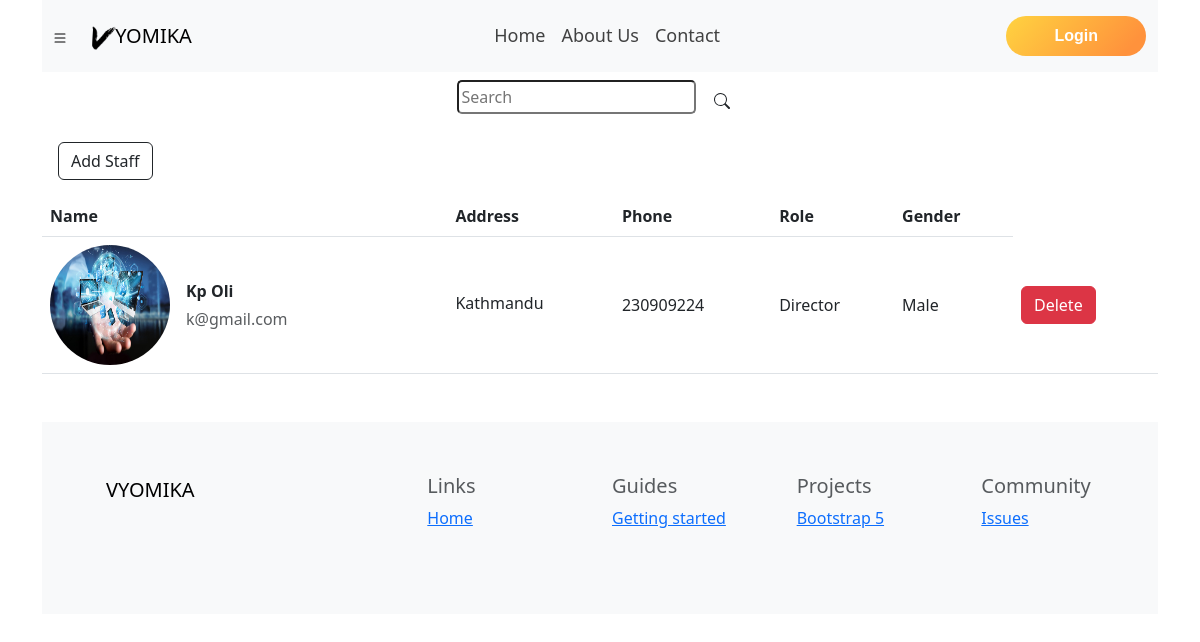
/management/staff/, run on the app's committed database.
### Student/models.py (models this page shows, shortened)
class Staff(models.Model):
    stf_id = models.AutoField(primary_key=True)
    user = models.ForeignKey(UserAccount, on_delete = models.CASCADE)
    stfname = models.CharField(default='', max_length=55)
    stfemail = models.CharField(default='', max_length=100)
    stfadd = models.CharField(default='', max_length=255)
    stfphone = models.CharField(default='', max_length=10)
    stfrole = models.CharField(default='', max_length=55)
    stfgender = models.CharField(default='', max_length=6)
    stfimage = models.ImageField(default='', upload_to='stdimg')

### Student/views.py (the view)
# urls.py: path('staff/', views.staff, name='staff'),
def staff(request):
    staff = Staff.objects.all()
    return render(request, 'Student/staffmgmt.html', {'staff':staff})

### templates/Student/staffmgmt.html (shortened to what this page needs)
{% extends 'base.html' %}
{% block body %}
{% block search %}
<div class="col-md-12 my-2 d-flex justify-content-end">
    <form action="searchstf/" method="get" class="form" style="position: initial;">
        <input class="mr-sm-3" type="search" placeholder="Search" name='query' id="query" aria-label="Search"
            style="border-radius: 5px; height: 2.1em;">
        <button class="btn btn-outline-none my-2 my-sm-0" id="search_button_base" type="submit"></button>
    </form>
</div>
{% endblock %}
<a href="addStaff/"><button type="button" class="btn btn-outline-dark m-3">Add Staff</button></a>
<table class="table align-middle mb-0 bg-white">
    <thead class="bg-light">
        <tr>
            <th>Name</th>
            <th>Address</th>
            <th>Phone</th>
            <th>Role</th>
            <th>Gender</th>
        </tr>
    </thead>
    <tbody>
        {% for stf in staff %}
        <tr>
            <td>
                <div class="d-flex align-items-center">
                    <img src="/media/{{stf.stfimage}}" alt="" style="width: 120px; height: 120px"
                        class="rounded-circle" />
                    <div class="ms-3">
                        <p class="fw-bold mb-1">{{stf.stfname}}</p>
                        <p class="text-muted mb-0">{{stf.stfemail}}</p>
                    </div>
                </div>
            </td>
            <td>
                <p class="fw-normal mb-1">{{stf.stfadd}}</p>
            </td>
            <td>{{stf.stfphone}}</td>
            <td>{{stf.stfrole}}</td>
            <td>{{stf.stfgender}}</td>
            <td>
                <form action="{% url 'delete_staff' stf.stf_id %}" method="POST">
                    <button type="submit" class="btn btn-danger">Delete</button>
                </form>
            </td>
        </tr>
        {% endfor %}
    </tbody>
</table>
{% endblock %}

### data on the page
Staff: stfimage (picture), stfname "Kp Oli", stfemail "k@gmail.com", stfadd "Kathmandu", stfphone "230909224", stfrole "Director", stfgender "Male"
